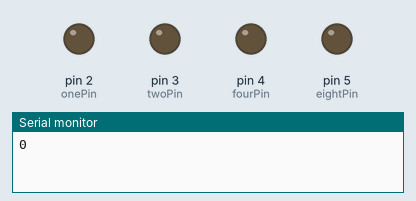
A program run on a simulated Arduino Uno, built with avr-gcc and run on an emulated ATmega328P. Shown: output pins drawn as LEDs (lit = HIGH), the last lines printed to the serial monitor.

Above: at 0.1 s.
At 5.1 s:
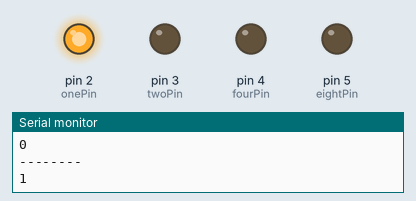
At 10.1 s:
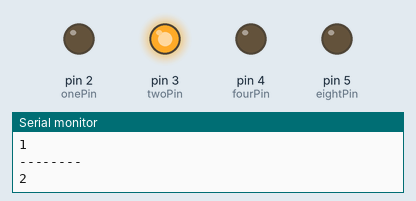
At 15.1 s:
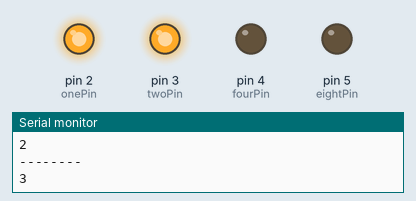
At 25.1 s:
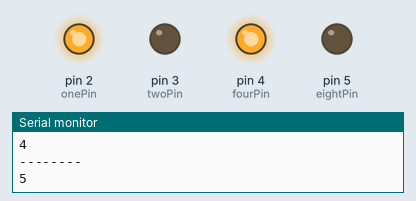
At 35.1 s:
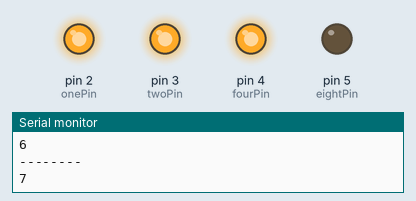
Timing chart, 0 to 36.6 s (numbered marks = the images above):
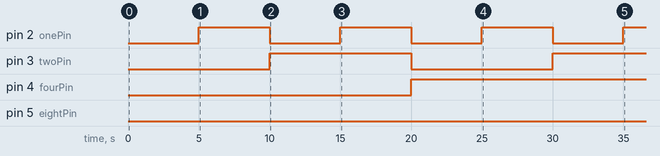

Measured:
- by itself, pin 2 (onePin): alternates HIGH for 5.0 s and LOW for 5.0 s
- by itself, pin 3 (twoPin): LOW → HIGH at 10.0 s, → LOW 10.0 s later, → HIGH 10.0 s later
- by itself, pin 4 (fourPin): LOW → HIGH at 20.0 s

The program:

main.cpp
```cpp
#include <Arduino.h>

int waitTime = 5000;
int onePin = 2;
int twoPin = 3;
int fourPin = 4;
int eightPin = 5;

void light_four_bit_led_array(int number, int onePin, int twoPin, int fourPin, int eightPin, int onTime){
  Serial.println(number);
  // If we are fed a number higher than our maximum number, ignore it.
  if (number > 15){
    Serial.println("Number was too high to write, ignoring...");
    return;
  }

  // If the number is less than the max, progressively work through each bit
  // lighting up each one and then recalculating the remaining number.

  int remainder = number;

  if(remainder >= 8){
    digitalWrite(eightPin, HIGH);
    remainder = number - 8;
  }

  if(remainder >= 4){
    digitalWrite(fourPin, HIGH);
    remainder = remainder - 4;
  }

  if(remainder >= 2){
    digitalWrite(twoPin, HIGH);
    remainder = remainder - 2;
  }

  if(remainder >= 1){
    digitalWrite(onePin, HIGH);
  }

  // Clean up all our LEDs after the wait time
  delay(onTime);
  digitalWrite(eightPin, LOW);
  digitalWrite(fourPin, LOW);
  digitalWrite(twoPin, LOW);
  digitalWrite(onePin, LOW);

  Serial.println("--------");
  return;
}

void setup() {
  pinMode(onePin, OUTPUT);
  pinMode(twoPin, OUTPUT);
  pinMode(fourPin, OUTPUT);
  pinMode(eightPin, OUTPUT);
  Serial.begin(9600);
}

void loop() {
  for (int i=0; i <= 15; i++){
    light_four_bit_led_array(i, onePin, twoPin, fourPin, eightPin, waitTime);
  }
}
```
